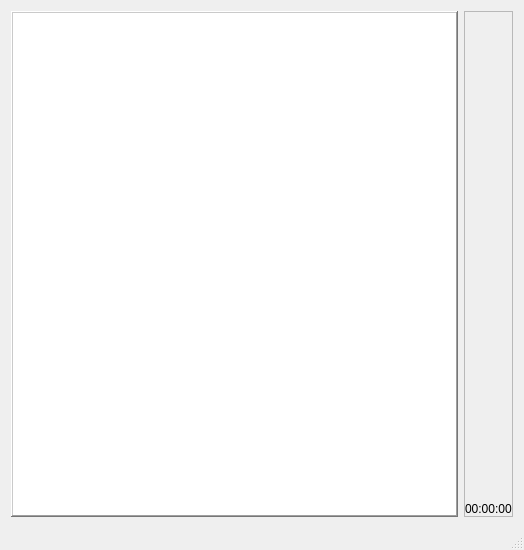
<?xml version="1.0" encoding="UTF-8"?>
<ui version="4.0">
 <class>MainWindow</class>
 <widget class="QMainWindow" name="MainWindow">
  <property name="geometry">
   <rect>
    <x>0</x>
    <y>0</y>
    <width>524</width>
    <height>550</height>
   </rect>
  </property>
  <property name="windowTitle">
   <string>TimeTracker</string>
  </property>
  <widget class="QWidget" name="centralWidget">
   <layout class="QGridLayout" name="gridLayout">
    <item row="0" column="0">
     <widget class="QListView" name="projectsLst">
      <property name="frameShape">
       <enum>QFrame::WinPanel</enum>
      </property>
      <property name="frameShadow">
       <enum>QFrame::Raised</enum>
      </property>
      <property name="lineWidth">
       <number>3</number>
      </property>
     </widget>
    </item>
    <item row="0" column="1">
     <widget class="QFrame" name="frame">
      <property name="minimumSize">
       <size>
        <width>40</width>
        <height>0</height>
       </size>
      </property>
      <property name="maximumSize">
       <size>
        <width>53</width>
        <height>16777215</height>
       </size>
      </property>
      <property name="frameShape">
       <enum>QFrame::StyledPanel</enum>
      </property>
      <property name="frameShadow">
       <enum>QFrame::Raised</enum>
      </property>
      <layout class="QGridLayout" name="gridLayout_2">
       <property name="margin">
        <number>0</number>
       </property>
       <property name="spacing">
        <number>0</number>
       </property>
       <item row="0" column="0">
        <widget class="QPushButton" name="pushButton">
         <property name="text">
          <string/>
         </property>
         <property name="icon">
          <iconset resource="res.qrc">
           <normaloff>:/res/images/plus_alt_32x32.png</normaloff>:/res/images/plus_alt_32x32.png</iconset>
         </property>
         <property name="iconSize">
          <size>
           <width>16</width>
           <height>16</height>
          </size>
         </property>
         <property name="flat">
          <bool>true</bool>
         </property>
        </widget>
       </item>
       <item row="1" column="0">
        <widget class="QPushButton" name="settingsBtn">
         <property name="text">
          <string/>
         </property>
         <property name="icon">
          <iconset resource="res.qrc">
           <normaloff>:/res/images/wrench.png</normaloff>:/res/images/wrench.png</iconset>
         </property>
         <property name="iconSize">
          <size>
           <width>16</width>
           <height>16</height>
          </size>
         </property>
         <property name="flat">
          <bool>true</bool>
         </property>
        </widget>
       </item>
       <item row="2" column="0">
        <spacer name="verticalSpacer">
         <property name="orientation">
          <enum>Qt::Vertical</enum>
         </property>
         <property name="sizeHint" stdset="0">
          <size>
           <width>20</width>
           <height>40</height>
          </size>
         </property>
        </spacer>
       </item>
       <item row="3" column="0">
        <widget class="QLabel" name="timeLbl">
         <property name="text">
          <string>00:00:00</string>
         </property>
        </widget>
       </item>
      </layout>
     </widget>
    </item>
   </layout>
  </widget>
  <widget class="QStatusBar" name="statusBar"/>
 </widget>
 <layoutdefault spacing="6" margin="11"/>
 <resources>
  <include location="res.qrc"/>
 </resources>
 <connections/>
</ui>
